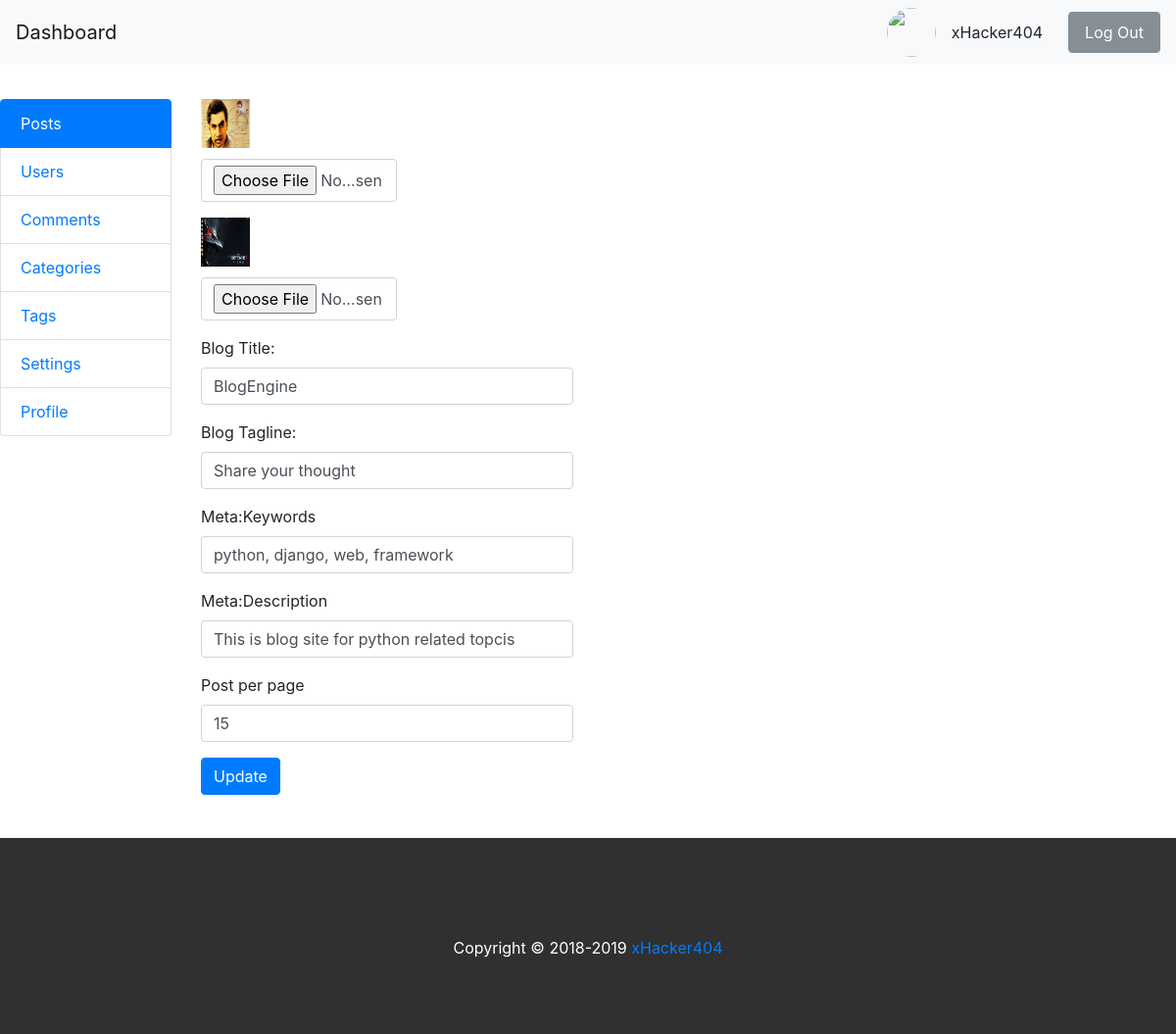
/backend/settings/, run on the app's committed database.
### backend/models.py (models this page shows)
class BlogSettings(models.Model):
    site_icon = models.ImageField(upload_to='icons')
    site_logo = models.ImageField(upload_to='logos')
    site_title = models.CharField(max_length=200)
    tagline = models.CharField(max_length=200)
    keywords = models.CharField(max_length=200)
    description = models.CharField(max_length=200)
    post_per_page = models.IntegerField(default=5)

### backend/views.py (the view)
# urls.py: path('settings/', views.settings, name='settings'),
def settings(request):
    settings = BlogSettings.objects.get(id=1)
    my_dict = {'settings':settings}
    return render(request, 'backend/settings.html', context=my_dict)

### blog/context_processors.py (called while the page is built)
def post_widget(request):
    all_posts = Post.objects.filter(status='published').order_by('published_date')
    years = []
    tags = Tag.objects.all()
    categories = Category.objects.all()
    for post in all_posts :
        year = post.published_date.year
        if year not in years:
            years.append(year)
    return {
    'all_posts':all_posts,
    'years':years,
    'tags':tags,
    'categories':categories
    }

def site_settings(request):
    settings = BlogSettings.objects.get(id=1)
    site_icon = settings.site_icon
    site_logo = settings.site_logo
    site_title = settings.site_title
    tagline = settings.tagline
    keywords = settings.keywords
    description = settings.description
    post_per_page = settings.post_per_page
    return {
    'site_icon':site_icon,
    'site_logo':site_logo,
    'site_title':site_title,
    'tagline':tagline,
    'keywords':keywords,
    'description':description,
     'post_per_page':post_per_page
    }

### templates/backend/settings.html (shortened to what this page needs)
<!DOCTYPE html>
{% extends 'backend/base.html'%}
{% block content %}
<div class="col-md-4">
		<div class="post">
			<form method="post" action="{% url 'backend:update_settings'%}" enctype="multipart/form-data">
						<div class="form-group">
								<img src="/media/{{settings.site_icon}}" alt="Icon" id="icon" width="50px;" height="50px;" >
								<input type="file" name="icon" id="icon" value="/media/{{settings.site_icon}}" accept="image/*" onchange="readURL(this);" class="form-control" style="width:200px; margin-top:11px;">
						</div>
						<div class="form-group">
								<img src="/media/{{settings.site_logo}}" alt="Logo" id="logo" width="50px;" height="50px;" >
								<input  type="file" name="logo" id="logo"  value="/media/{{settings.site_logo}}" accept="image/*" onchange="readURL(this);" class="form-control" style="width:200px; margin-top:11px;">
						</div>
				<div class="form-group">
						<label for="name">Blog Title:</label>
						<input type="text" class="form-control" name="title" id="title" value="{{settings.site_title}}">
				</div>
				<div class="form-group">
						<label for="name">Blog Tagline:</label>
						<input type="text" class="form-control" name="tagline" id="tagline" value="{{settings.tagline}}">
				</div>
				<div class="form-group">
						<label for="name">Meta:Keywords</label>
						<input type="text" class="form-control" name="keywords" id="Keywords" value="{{settings.keywords}}">
				</div>
				<div class="form-group">
						<label for="name">Meta:Description</label>
						<input type="text" class="form-control" name="description" id="description" value="{{settings.description}}">
				</div>
				<div class="form-group">
						<label for="name">Post per page</label>
						<input type="number" class="form-control" name="post_per_page" id="post_per_page" value="{{settings.post_per_page}}">
				</div>
					<input type="submit" value="Update" class="btn btn-primary">
			</form>
		</div>
</div>
<div class="col-md-6">
</div>
</div>
{% endblock %}

### static/css/style.css (style rules this page uses)
.post:first-child { margin-top:0px; }
.post { margin-top:40px; }

### data on the page
BlogSettings: site_icon (picture), site_logo (picture), title "BlogEngine", tagline "Share your thought", keywords "python, django, web, framework", description "This is blog site for python related topcis", post_per_page "15"
